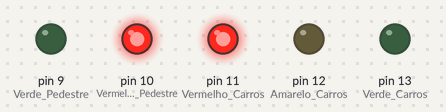
Simulated run of this sketch. Board: Arduino Uno, built with avr-gcc and run on an emulated ATmega328P. Parts: output pins drawn as LEDs (lit = HIGH).

Above: at 1.5 s.
At 4.0 s:
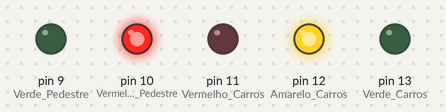
At 7.5 s:
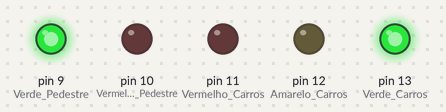
At 11.2 s:
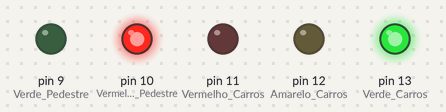
At 14.7 s:
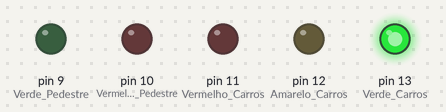
Timing chart, 0 to 19.5 s (numbered marks = the images above):
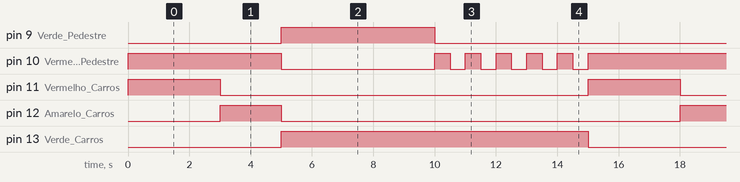

The sketch:

sketch_semaforo.ino
```cpp
/*
Projeto Semaforo
*/

void setup() {
    pinMode(9, OUTPUT);   //Verde Pedestre
    pinMode(10, OUTPUT);  //Vermelho Pedestre
    pinMode(11, OUTPUT);  //Vermelho Carros
    pinMode(12, OUTPUT);  //Amarelo Carros
    pinMode(13, OUTPUT);  //Verde Carros
}

void loop() {
    //Aqui vai rodar o seguinte

    //Aqui abre o sinal
    digitalWrite(11, HIGH);
    digitalWrite(12, LOW);
    digitalWrite(13, LOW);
    //Fecha pro Pedestre
    digitalWrite(10, HIGH);
    digitalWrite(9, LOW);
    delay(3000);

    //Aqui fica em Atencao
    digitalWrite(11, LOW);
    digitalWrite(12, HIGH);
    digitalWrite(13, LOW);
    delay(2000);

    //Aqui fecha o sinal
    digitalWrite(11, LOW);
    digitalWrite(12, LOW);
    digitalWrite(13, HIGH);
    //abre pro Pedestre
    digitalWrite(10, LOW);
    digitalWrite(9, HIGH);
    delay(5000);
    digitalWrite(9, LOW);
    for (size_t i = 0; i < 5; i++) {
        digitalWrite(10, HIGH);
        delay(500);
        digitalWrite(10, LOW);
        delay(500);
    }
}
```

Measured:
- by itself, pin 9 (Verde_Pedestre): alternates HIGH for 5.0 s and LOW for 10.0 s
- by itself, pin 10 (Vermelho_Pedestre): repeats every 15.0 s: LOW 5.0 s, 5 × (HIGH 0.50 s, LOW 0.50 s), HIGH 5.0 s
- by itself, pin 11 (Vermelho_Carros): alternates HIGH for 3.0 s and LOW for 12.0 s
- by itself, pin 12 (Amarelo_Carros): alternates HIGH for 2.0 s and LOW for 13.0 s
- by itself, pin 13 (Verde_Carros): alternates HIGH for 10.0 s and LOW for 5.0 s
